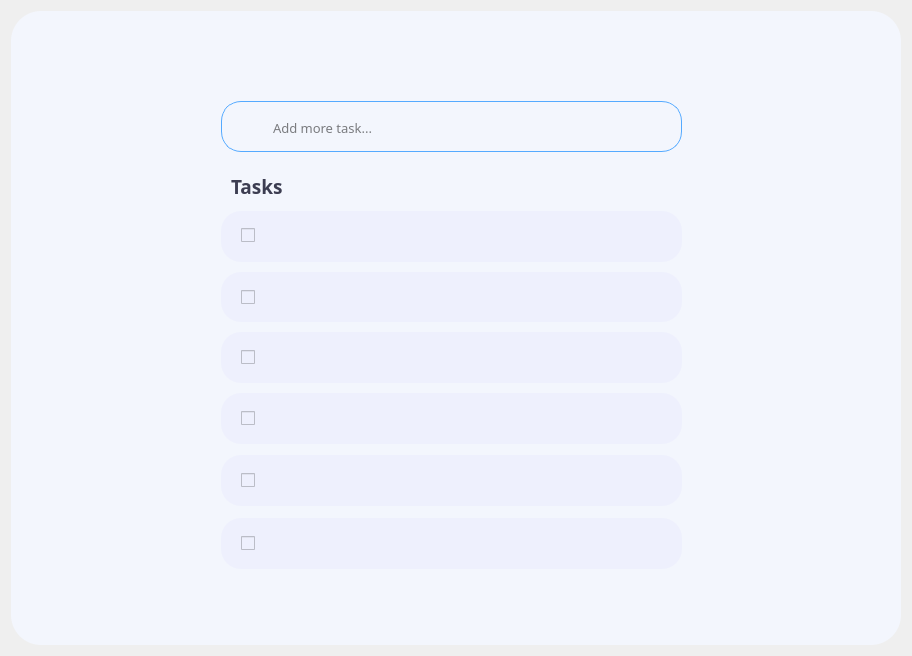
<?xml version="1.0" encoding="UTF-8"?>
<ui version="4.0">
 <class>Task</class>
 <widget class="QWidget" name="Task">
  <property name="geometry">
   <rect>
    <x>0</x>
    <y>0</y>
    <width>912</width>
    <height>656</height>
   </rect>
  </property>
  <property name="windowTitle">
   <string>Collection Tasks</string>
  </property>
  <property name="windowIcon">
   <iconset resource="img.qrc">
    <normaloff>:/img/img/tasks.svg</normaloff>:/img/img/tasks.svg</iconset>
  </property>
  <layout class="QVBoxLayout" name="verticalLayout">
   <item>
    <widget class="QFrame" name="wrapper">
     <property name="styleSheet">
      <string notr="true">QFrame#wrapper {
	background-color: rgb(243, 246, 253);
	border-radius: 30px;
}</string>
     </property>
     <property name="frameShape">
      <enum>QFrame::StyledPanel</enum>
     </property>
     <property name="frameShadow">
      <enum>QFrame::Raised</enum>
     </property>
     <widget class="QPushButton" name="closeButton">
      <property name="geometry">
       <rect>
        <x>10</x>
        <y>10</y>
        <width>21</width>
        <height>21</height>
       </rect>
      </property>
      <property name="font">
       <font>
        <family>Poppins Black</family>
        <bold>true</bold>
       </font>
      </property>
      <property name="cursor">
       <cursorShape>PointingHandCursor</cursorShape>
      </property>
      <property name="toolTip">
       <string/>
      </property>
      <property name="styleSheet">
       <string notr="true"/>
      </property>
      <property name="text">
       <string/>
      </property>
      <property name="icon">
       <iconset resource="img.qrc">
        <normaloff>:/img/img/close.svg</normaloff>:/img/img/close.svg</iconset>
      </property>
      <property name="flat">
       <bool>true</bool>
      </property>
     </widget>
     <widget class="QLabel" name="title">
      <property name="geometry">
       <rect>
        <x>40</x>
        <y>20</y>
        <width>821</width>
        <height>51</height>
       </rect>
      </property>
      <property name="font">
       <font>
        <family>Montserrat</family>
        <pointsize>20</pointsize>
        <bold>true</bold>
       </font>
      </property>
      <property name="styleSheet">
       <string notr="true">#title{
	color: rgb(60, 61, 81);
}</string>
      </property>
      <property name="text">
       <string/>
      </property>
      <property name="alignment">
       <set>Qt::AlignCenter</set>
      </property>
     </widget>
     <widget class="QFrame" name="task1">
      <property name="geometry">
       <rect>
        <x>210</x>
        <y>200</y>
        <width>461</width>
        <height>51</height>
       </rect>
      </property>
      <property name="styleSheet">
       <string notr="true">background: rgb(238, 240, 253);
border-radius: 20px;</string>
      </property>
      <property name="frameShape">
       <enum>QFrame::StyledPanel</enum>
      </property>
      <property name="frameShadow">
       <enum>QFrame::Raised</enum>
      </property>
      <widget class="QCheckBox" name="checkBox">
       <property name="geometry">
        <rect>
         <x>20</x>
         <y>9</y>
         <width>421</width>
         <height>31</height>
        </rect>
       </property>
       <property name="font">
        <font>
         <family>Montserrat</family>
         <pointsize>10</pointsize>
        </font>
       </property>
       <property name="text">
        <string/>
       </property>
      </widget>
      <widget class="QPushButton" name="pushButton">
       <property name="geometry">
        <rect>
         <x>420</x>
         <y>10</y>
         <width>31</width>
         <height>31</height>
        </rect>
       </property>
       <property name="text">
        <string/>
       </property>
       <property name="icon">
        <iconset resource="img.qrc">
         <normaloff>:/img/img/remove.svg</normaloff>:/img/img/remove.svg</iconset>
       </property>
       <property name="iconSize">
        <size>
         <width>31</width>
         <height>31</height>
        </size>
       </property>
      </widget>
     </widget>
     <widget class="QLabel" name="tasks">
      <property name="geometry">
       <rect>
        <x>220</x>
        <y>160</y>
        <width>341</width>
        <height>31</height>
       </rect>
      </property>
      <property name="font">
       <font>
        <family>Dosis ExtraBold</family>
        <pointsize>14</pointsize>
        <bold>true</bold>
       </font>
      </property>
      <property name="styleSheet">
       <string notr="true">color: rgb(60, 61, 81);</string>
      </property>
      <property name="text">
       <string>Tasks</string>
      </property>
      <property name="alignment">
       <set>Qt::AlignLeading|Qt::AlignLeft|Qt::AlignVCenter</set>
      </property>
     </widget>
     <widget class="QFrame" name="task2">
      <property name="geometry">
       <rect>
        <x>210</x>
        <y>261</y>
        <width>461</width>
        <height>50</height>
       </rect>
      </property>
      <property name="styleSheet">
       <string notr="true">background: rgb(238, 240, 253);
border-radius: 20px;</string>
      </property>
      <property name="frameShape">
       <enum>QFrame::StyledPanel</enum>
      </property>
      <property name="frameShadow">
       <enum>QFrame::Raised</enum>
      </property>
      <widget class="QCheckBox" name="checkBox_2">
       <property name="geometry">
        <rect>
         <x>20</x>
         <y>10</y>
         <width>421</width>
         <height>31</height>
        </rect>
       </property>
       <property name="font">
        <font>
         <family>Montserrat</family>
         <pointsize>10</pointsize>
        </font>
       </property>
       <property name="text">
        <string/>
       </property>
      </widget>
      <widget class="QPushButton" name="pushButton_2">
       <property name="geometry">
        <rect>
         <x>420</x>
         <y>10</y>
         <width>31</width>
         <height>31</height>
        </rect>
       </property>
       <property name="text">
        <string/>
       </property>
       <property name="icon">
        <iconset resource="img.qrc">
         <normaloff>:/img/img/remove.svg</normaloff>:/img/img/remove.svg</iconset>
       </property>
       <property name="iconSize">
        <size>
         <width>31</width>
         <height>31</height>
        </size>
       </property>
      </widget>
     </widget>
     <widget class="QFrame" name="task3">
      <property name="geometry">
       <rect>
        <x>210</x>
        <y>321</y>
        <width>461</width>
        <height>51</height>
       </rect>
      </property>
      <property name="styleSheet">
       <string notr="true">background: rgb(238, 240, 253);
border-radius: 20px;</string>
      </property>
      <property name="frameShape">
       <enum>QFrame::StyledPanel</enum>
      </property>
      <property name="frameShadow">
       <enum>QFrame::Raised</enum>
      </property>
      <widget class="QCheckBox" name="checkBox_3">
       <property name="geometry">
        <rect>
         <x>20</x>
         <y>10</y>
         <width>421</width>
         <height>31</height>
        </rect>
       </property>
       <property name="font">
        <font>
         <family>Montserrat</family>
         <pointsize>10</pointsize>
        </font>
       </property>
       <property name="text">
        <string/>
       </property>
      </widget>
      <widget class="QPushButton" name="pushButton_3">
       <property name="geometry">
        <rect>
         <x>420</x>
         <y>10</y>
         <width>31</width>
         <height>31</height>
        </rect>
       </property>
       <property name="text">
        <string/>
       </property>
       <property name="icon">
        <iconset resource="img.qrc">
         <normaloff>:/img/img/remove.svg</normaloff>:/img/img/remove.svg</iconset>
       </property>
       <property name="iconSize">
        <size>
         <width>31</width>
         <height>31</height>
        </size>
       </property>
      </widget>
     </widget>
     <widget class="QFrame" name="task4">
      <property name="geometry">
       <rect>
        <x>210</x>
        <y>382</y>
        <width>461</width>
        <height>51</height>
       </rect>
      </property>
      <property name="styleSheet">
       <string notr="true">background: rgb(238, 240, 253);
border-radius: 20px;</string>
      </property>
      <property name="frameShape">
       <enum>QFrame::StyledPanel</enum>
      </property>
      <property name="frameShadow">
       <enum>QFrame::Raised</enum>
      </property>
      <widget class="QCheckBox" name="checkBox_4">
       <property name="geometry">
        <rect>
         <x>20</x>
         <y>10</y>
         <width>421</width>
         <height>31</height>
        </rect>
       </property>
       <property name="font">
        <font>
         <family>Montserrat</family>
         <pointsize>10</pointsize>
        </font>
       </property>
       <property name="text">
        <string/>
       </property>
      </widget>
      <widget class="QPushButton" name="pushButton_4">
       <property name="geometry">
        <rect>
         <x>420</x>
         <y>10</y>
         <width>31</width>
         <height>31</height>
        </rect>
       </property>
       <property name="text">
        <string/>
       </property>
       <property name="icon">
        <iconset resource="img.qrc">
         <normaloff>:/img/img/remove.svg</normaloff>:/img/img/remove.svg</iconset>
       </property>
       <property name="iconSize">
        <size>
         <width>31</width>
         <height>31</height>
        </size>
       </property>
      </widget>
     </widget>
     <widget class="QFrame" name="task5">
      <property name="geometry">
       <rect>
        <x>210</x>
        <y>444</y>
        <width>461</width>
        <height>51</height>
       </rect>
      </property>
      <property name="styleSheet">
       <string notr="true">background: rgb(238, 240, 253);
border-radius: 20px;</string>
      </property>
      <property name="frameShape">
       <enum>QFrame::StyledPanel</enum>
      </property>
      <property name="frameShadow">
       <enum>QFrame::Raised</enum>
      </property>
      <widget class="QCheckBox" name="checkBox_5">
       <property name="geometry">
        <rect>
         <x>20</x>
         <y>10</y>
         <width>421</width>
         <height>31</height>
        </rect>
       </property>
       <property name="font">
        <font>
         <family>Montserrat</family>
         <pointsize>10</pointsize>
        </font>
       </property>
       <property name="text">
        <string/>
       </property>
      </widget>
      <widget class="QPushButton" name="pushButton_5">
       <property name="geometry">
        <rect>
         <x>420</x>
         <y>10</y>
         <width>31</width>
         <height>31</height>
        </rect>
       </property>
       <property name="text">
        <string/>
       </property>
       <property name="icon">
        <iconset resource="img.qrc">
         <normaloff>:/img/img/remove.svg</normaloff>:/img/img/remove.svg</iconset>
       </property>
       <property name="iconSize">
        <size>
         <width>31</width>
         <height>31</height>
        </size>
       </property>
      </widget>
     </widget>
     <widget class="QFrame" name="task6">
      <property name="geometry">
       <rect>
        <x>210</x>
        <y>507</y>
        <width>461</width>
        <height>51</height>
       </rect>
      </property>
      <property name="styleSheet">
       <string notr="true">background: rgb(238, 240, 253);
border-radius: 20px;</string>
      </property>
      <property name="frameShape">
       <enum>QFrame::StyledPanel</enum>
      </property>
      <property name="frameShadow">
       <enum>QFrame::Raised</enum>
      </property>
      <widget class="QCheckBox" name="checkBox_6">
       <property name="geometry">
        <rect>
         <x>20</x>
         <y>10</y>
         <width>421</width>
         <height>31</height>
        </rect>
       </property>
       <property name="font">
        <font>
         <family>Montserrat</family>
         <pointsize>10</pointsize>
        </font>
       </property>
       <property name="text">
        <string/>
       </property>
      </widget>
      <widget class="QPushButton" name="pushButton_6">
       <property name="geometry">
        <rect>
         <x>420</x>
         <y>10</y>
         <width>31</width>
         <height>31</height>
        </rect>
       </property>
       <property name="text">
        <string/>
       </property>
       <property name="icon">
        <iconset resource="img.qrc">
         <normaloff>:/img/img/remove.svg</normaloff>:/img/img/remove.svg</iconset>
       </property>
       <property name="iconSize">
        <size>
         <width>31</width>
         <height>31</height>
        </size>
       </property>
      </widget>
     </widget>
     <widget class="QFrame" name="addframe">
      <property name="geometry">
       <rect>
        <x>210</x>
        <y>90</y>
        <width>461</width>
        <height>51</height>
       </rect>
      </property>
      <property name="styleSheet">
       <string notr="true">#addframe{background: rgb(243, 246, 253);
border-radius: 20px;
border: 1px solid rgb(85, 170, 255);
}</string>
      </property>
      <property name="frameShape">
       <enum>QFrame::StyledPanel</enum>
      </property>
      <property name="frameShadow">
       <enum>QFrame::Raised</enum>
      </property>
      <widget class="QLabel" name="label">
       <property name="geometry">
        <rect>
         <x>10</x>
         <y>10</y>
         <width>31</width>
         <height>31</height>
        </rect>
       </property>
       <property name="text">
        <string/>
       </property>
       <property name="pixmap">
        <pixmap resource="img.qrc">:/img/img/add.svg</pixmap>
       </property>
       <property name="scaledContents">
        <bool>true</bool>
       </property>
       <property name="alignment">
        <set>Qt::AlignCenter</set>
       </property>
      </widget>
      <widget class="QLineEdit" name="addline">
       <property name="geometry">
        <rect>
         <x>50</x>
         <y>11</y>
         <width>391</width>
         <height>31</height>
        </rect>
       </property>
       <property name="font">
        <font>
         <family>Montserrat</family>
         <pointsize>10</pointsize>
        </font>
       </property>
       <property name="styleSheet">
        <string notr="true">border: none;
background: rgb(243, 246, 253);</string>
       </property>
       <property name="inputMask">
        <string/>
       </property>
       <property name="placeholderText">
        <string>Add more task...</string>
       </property>
      </widget>
     </widget>
    </widget>
   </item>
  </layout>
 </widget>
 <resources>
  <include location="img.qrc"/>
 </resources>
 <connections/>
</ui>
